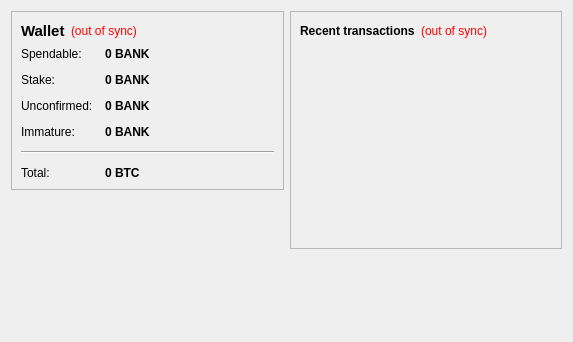
<?xml version="1.0" encoding="UTF-8"?>
<ui version="4.0">
 <class>OverviewPage</class>
 <widget class="QWidget" name="OverviewPage">
  <property name="geometry">
   <rect>
    <x>0</x>
    <y>0</y>
    <width>573</width>
    <height>342</height>
   </rect>
  </property>
  <property name="windowTitle">
   <string>Form</string>
  </property>
  <layout class="QHBoxLayout" name="horizontalLayout" stretch="1,1">
   <item>
    <layout class="QVBoxLayout" name="verticalLayout_2">
     <item>
      <widget class="QFrame" name="frame">
       <property name="frameShape">
        <enum>QFrame::StyledPanel</enum>
       </property>
       <property name="frameShadow">
        <enum>QFrame::Raised</enum>
       </property>
       <layout class="QVBoxLayout" name="verticalLayout_4">
        <item>
         <layout class="QHBoxLayout" name="horizontalLayout_4">
          <item>
           <widget class="QLabel" name="label_5">
            <property name="font">
             <font>
              <pointsize>11</pointsize>
              <weight>75</weight>
              <bold>true</bold>
             </font>
            </property>
            <property name="text">
             <string>Wallet</string>
            </property>
           </widget>
          </item>
          <item>
           <widget class="QLabel" name="labelWalletStatus">
            <property name="toolTip">
             <string>The displayed information may be out of date. Your wallet automatically synchronizes with the bankcoin network after a connection is established, but this process has not completed yet.</string>
            </property>
            <property name="styleSheet">
             <string notr="true">QLabel { color: red; }</string>
            </property>
            <property name="text">
             <string notr="true">(out of sync)</string>
            </property>
            <property name="alignment">
             <set>Qt::AlignLeading|Qt::AlignLeft|Qt::AlignVCenter</set>
            </property>
           </widget>
          </item>
          <item>
           <spacer name="horizontalSpacer_2">
            <property name="orientation">
             <enum>Qt::Horizontal</enum>
            </property>
            <property name="sizeHint" stdset="0">
             <size>
              <width>40</width>
              <height>20</height>
             </size>
            </property>
           </spacer>
          </item>
         </layout>
        </item>
        <item>
         <layout class="QFormLayout" name="formLayout_2">
          <property name="fieldGrowthPolicy">
           <enum>QFormLayout::AllNonFixedFieldsGrow</enum>
          </property>
          <property name="horizontalSpacing">
           <number>12</number>
          </property>
          <property name="verticalSpacing">
           <number>12</number>
          </property>
          <item row="0" column="0">
           <widget class="QLabel" name="label">
            <property name="text">
             <string>Spendable:</string>
            </property>
           </widget>
          </item>
          <item row="0" column="1">
           <widget class="QLabel" name="labelBalance">
            <property name="font">
             <font>
              <weight>75</weight>
              <bold>true</bold>
             </font>
            </property>
            <property name="cursor">
             <cursorShape>IBeamCursor</cursorShape>
            </property>
            <property name="toolTip">
             <string>Your current spendable balance</string>
            </property>
            <property name="text">
             <string notr="true">0 BANK</string>
            </property>
            <property name="textInteractionFlags">
             <set>Qt::LinksAccessibleByMouse|Qt::TextSelectableByKeyboard|Qt::TextSelectableByMouse</set>
            </property>
           </widget>
          </item>
          <item row="1" column="0">
           <widget class="QLabel" name="label_6">
            <property name="text">
             <string>Stake:</string>
            </property>
           </widget>
          </item>
          <item row="1" column="1">
           <widget class="QLabel" name="labelStake">
            <property name="font">
             <font>
              <weight>75</weight>
              <bold>true</bold>
             </font>
            </property>
            <property name="cursor">
             <cursorShape>IBeamCursor</cursorShape>
            </property>
            <property name="toolTip">
             <string>Total of coins that was staked, and do not yet count toward the current balance</string>
            </property>
            <property name="text">
             <string notr="true">0 BANK</string>
            </property>
            <property name="textInteractionFlags">
             <set>Qt::LinksAccessibleByMouse|Qt::TextSelectableByKeyboard|Qt::TextSelectableByMouse</set>
            </property>
           </widget>
          </item>
          <item row="2" column="0">
           <widget class="QLabel" name="label_3">
            <property name="text">
             <string>Unconfirmed:</string>
            </property>
           </widget>
          </item>
          <item row="2" column="1">
           <widget class="QLabel" name="labelUnconfirmed">
            <property name="font">
             <font>
              <weight>75</weight>
              <bold>true</bold>
             </font>
            </property>
            <property name="cursor">
             <cursorShape>IBeamCursor</cursorShape>
            </property>
            <property name="toolTip">
             <string>Total of transactions that have yet to be confirmed, and do not yet count toward the current balance</string>
            </property>
            <property name="text">
             <string notr="true">0 BANK</string>
            </property>
            <property name="textInteractionFlags">
             <set>Qt::LinksAccessibleByMouse|Qt::TextSelectableByKeyboard|Qt::TextSelectableByMouse</set>
            </property>
           </widget>
          </item>
          <item row="3" column="0">
           <widget class="QLabel" name="labelImmatureText">
            <property name="text">
             <string>Immature:</string>
            </property>
           </widget>
          </item>
          <item row="3" column="1">
           <widget class="QLabel" name="labelImmature">
            <property name="font">
             <font>
              <weight>75</weight>
              <bold>true</bold>
             </font>
            </property>
            <property name="toolTip">
             <string>Mined balance that has not yet matured</string>
            </property>
            <property name="text">
             <string notr="true">0 BANK</string>
            </property>
            <property name="textInteractionFlags">
             <set>Qt::LinksAccessibleByMouse|Qt::TextSelectableByKeyboard|Qt::TextSelectableByMouse</set>
            </property>
           </widget>
          </item>
          <item row="4" column="0" colspan="2">
           <widget class="Line" name="line">
            <property name="orientation">
             <enum>Qt::Horizontal</enum>
            </property>
           </widget>
          </item>
          <item row="5" column="0">
           <widget class="QLabel" name="labelTotalText">
            <property name="text">
             <string>Total:</string>
            </property>
           </widget>
          </item>
          <item row="5" column="1">
           <widget class="QLabel" name="labelTotal">
            <property name="font">
             <font>
              <weight>75</weight>
              <bold>true</bold>
             </font>
            </property>
            <property name="cursor">
             <cursorShape>IBeamCursor</cursorShape>
            </property>
            <property name="toolTip">
             <string>Your current total balance</string>
            </property>
            <property name="text">
             <string notr="true">0 BTC</string>
            </property>
            <property name="textInteractionFlags">
             <set>Qt::LinksAccessibleByMouse|Qt::TextSelectableByKeyboard|Qt::TextSelectableByMouse</set>
            </property>
           </widget>
          </item>
         </layout>
        </item>
       </layout>
      </widget>
     </item>
     <item>
      <spacer name="verticalSpacer">
       <property name="orientation">
        <enum>Qt::Vertical</enum>
       </property>
       <property name="sizeHint" stdset="0">
        <size>
         <width>20</width>
         <height>40</height>
        </size>
       </property>
      </spacer>
       　　
     </item>
     　　        <item>
       　　         <widget class="QLabel" name="label_wallet_bgcoin">
         　　          <property name="text">
           　　           <string/>
           　　
         </property>
         　　          <property name="pixmap">
           　　           <pixmap resource="../bitcoin.qrc">:/images/wallet_bgcoin</pixmap>
           　　
         </property>
         　　          <property name="scaledContents">
           　　           <bool>false</bool>
           　　
         </property>
         　　          <property name="alignment">
           　　           <set>Qt::AlignCenter</set>
           　　
         </property>
         　　          <property name="margin">
           　　           <number>-2</number>
           　　
         </property>
         　　
       </widget>
       　　
     </item>
     　　        <item>
       　　         <widget class="QLabel" name="label_6">
         　　          <property name="text">
           　　           <string/>
           　　
         </property>
         　　
       </widget>
       　　
     </item>
    </layout>
   </item>
   <item>
    <layout class="QVBoxLayout" name="verticalLayout_3">
     <item>
      <widget class="QFrame" name="frame_2">
       <property name="frameShape">
        <enum>QFrame::StyledPanel</enum>
       </property>
       <property name="frameShadow">
        <enum>QFrame::Raised</enum>
       </property>
       <layout class="QVBoxLayout" name="verticalLayout">
        <item>
         <layout class="QHBoxLayout" name="horizontalLayout_2">
          <item>
           <widget class="QLabel" name="label_4">
            <property name="text">
             <string>&lt;b&gt;Recent transactions&lt;/b&gt;</string>
            </property>
           </widget>
          </item>
          <item>
           <widget class="QLabel" name="labelTransactionsStatus">
            <property name="toolTip">
             <string>The displayed information may be out of date. Your wallet automatically synchronizes with the bankcoin network after a connection is established, but this process has not completed yet.</string>
            </property>
            <property name="styleSheet">
             <string notr="true">QLabel { color: red; }</string>
            </property>
            <property name="text">
             <string notr="true">(out of sync)</string>
            </property>
            <property name="alignment">
             <set>Qt::AlignRight|Qt::AlignTrailing|Qt::AlignVCenter</set>
            </property>
           </widget>
          </item>
          <item>
           <spacer name="horizontalSpacer">
            <property name="orientation">
             <enum>Qt::Horizontal</enum>
            </property>
            <property name="sizeHint" stdset="0">
             <size>
              <width>40</width>
              <height>20</height>
             </size>
            </property>
           </spacer>
          </item>
         </layout>
        </item>
        <item>
         <widget class="QListView" name="listTransactions">
          <property name="styleSheet">
           <string notr="true">QListView { background: transparent; }</string>
          </property>
          <property name="frameShape">
           <enum>QFrame::NoFrame</enum>
          </property>
          <property name="verticalScrollBarPolicy">
           <enum>Qt::ScrollBarAlwaysOff</enum>
          </property>
          <property name="horizontalScrollBarPolicy">
           <enum>Qt::ScrollBarAlwaysOff</enum>
          </property>
          <property name="selectionMode">
           <enum>QAbstractItemView::NoSelection</enum>
          </property>
         </widget>
        </item>
       </layout>
      </widget>
     </item>
     <item>
      <spacer name="verticalSpacer_2">
       <property name="orientation">
        <enum>Qt::Vertical</enum>
       </property>
       <property name="sizeHint" stdset="0">
        <size>
         <width>20</width>
         <height>40</height>
        </size>
       </property>
      </spacer>
     </item>
    </layout>
   </item>
  </layout>
 </widget>
 <resources/>
 <connections/>
</ui>
